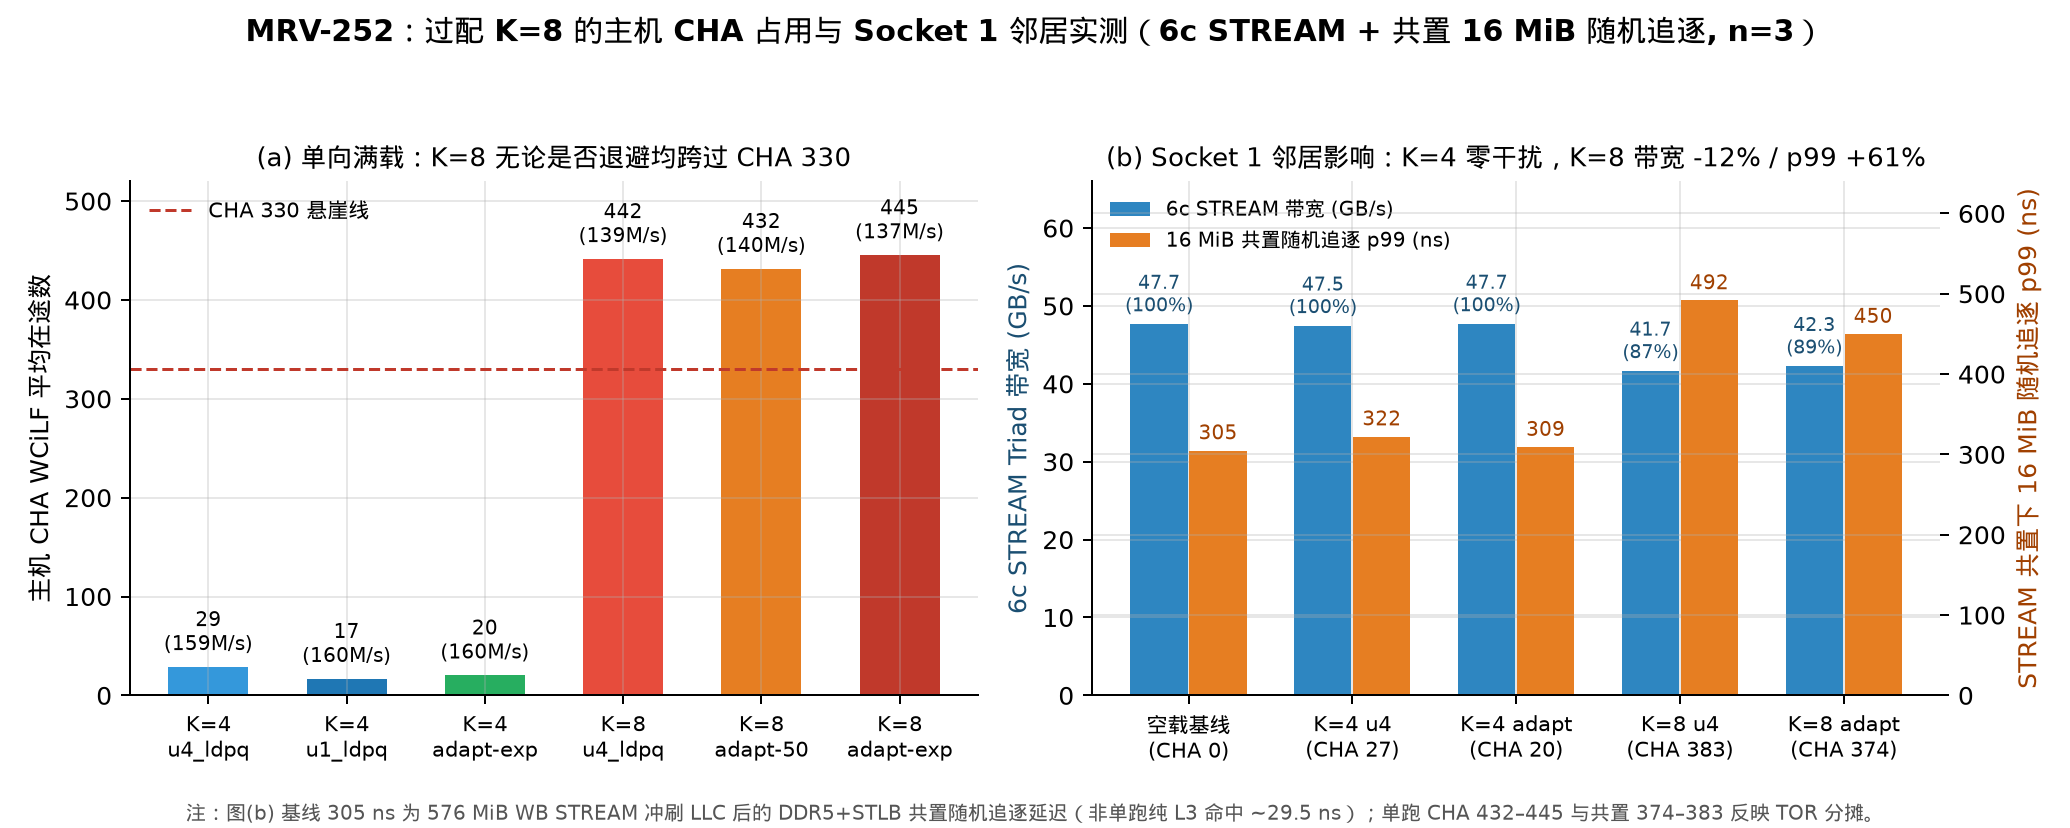

The Python source for this figure:
#!/usr/bin/env python3
"""MRV-252 Fig 2: K=4 vs over-provisioned K=8 host CHA WCiLF and co-located Socket-1 neighbor impact."""
import json, statistics
from collections import defaultdict
from pathlib import Path
import matplotlib.pyplot as plt
import numpy as np
import mrvplot

mrvplot.style() if hasattr(mrvplot, "style") else None

ROOT = Path(__file__).resolve().parents[2]
ROWS = [json.loads(l) for l in (ROOT / "logs/mrv252-2026-11-28/runs.jsonl").open()]
BY_COND = defaultdict(list)
for r in ROWS:
    assert r["lost"] == 0 and r["bad_or_torn"] == 0 and r.get("card_stats", {}).get("corrupt", 0) == 0
    BY_COND[r["cond"]].append(r)

def med(cond, fn):
    return statistics.median([fn(r) for r in BY_COND[cond]])

fig, (ax1, ax2) = plt.subplots(1, 2, figsize=(11.5, 4.6), facecolor="white")
fig.suptitle("MRV-252：过配 K=8 的主机 CHA 占用与 Socket 1 邻居实测（6c STREAM + 共置 16 MiB 随机追逐, n=3）", fontsize=12.0, fontweight="bold", y=0.98)

# (a) Host CHA WCiLF occupancy: K=4 vs K=8 one-way
conds_a = ["k4_ow_u4_ldpq", "k4_ow_u1_ldpq", "k4_ow_adapt-exp", "k8_ow_u4_ldpq", "k8_ow_adapt-50", "k8_ow_adapt-exp"]
lbls_a = ["K=4\nu4_ldpq", "K=4\nu1_ldpq", "K=4\nadapt-exp", "K=8\nu4_ldpq", "K=8\nadapt-50", "K=8\nadapt-exp"]
cols_a = ["#3498db", "#1f77b4", "#27ae60", "#e74c3c", "#e67e22", "#c0392b"]
cha_vals = [med(c, lambda r: r["host_pmu"]["cha_inflight"]) for c in conds_a]
mops_vals = [med(c, lambda r: r["mops"]) for c in conds_a]

bars = ax1.bar(range(len(conds_a)), cha_vals, color=cols_a, width=0.58)
ax1.axhline(330, color="#c0392b", ls="--", lw=1.2, label="CHA 330 悬崖线")
for i, (cv, mv) in enumerate(zip(cha_vals, mops_vals)):
    ax1.text(i, cv + 10, f"{cv:.0f}\n({mv:.0f}M/s)", ha="center", va="bottom", fontsize=8)
ax1.set_xticks(range(len(conds_a)))
ax1.set_xticklabels(lbls_a, fontsize=8.5)
ax1.set_ylabel("主机 CHA WCiLF 平均在途数")
ax1.set_ylim(0, 520)
ax1.set_title("(a) 单向满载：K=8 无论是否退避均跨过 CHA 330", fontsize=10.5)
ax1.legend(frameon=False, fontsize=8.5, loc="upper left")
ax1.grid(axis="y", alpha=0.3)

# (b) Co-located Socket-1 neighbor: 6c STREAM GB/s & 16 MiB L3 p99 ns
conds_b = ["nb_idle", "nb_k4_ow_u4_ldpq", "nb_k4_ow_adapt-exp", "nb_k8_ow_u4_ldpq", "nb_k8_ow_adapt-exp"]
lbls_b = ["空载基线\n(CHA 0)", "K=4 u4\n(CHA 27)", "K=4 adapt\n(CHA 20)", "K=8 u4\n(CHA 383)", "K=8 adapt\n(CHA 374)"]
str_vals = [med(c, lambda r: r["stream_gbps"]) for c in conds_b]
l3_vals = [med(c, lambda r: r["l3_p99_ns"]) for c in conds_b]
idle_str = str_vals[0]

x = np.arange(len(conds_b))
b1 = ax2.bar(x - 0.18, str_vals, width=0.35, color="#2e86c1", label="6c STREAM 带宽 (GB/s)")
ax2_r = ax2.twinx()
b2 = ax2_r.bar(x + 0.18, l3_vals, width=0.35, color="#e67e22", label="16 MiB 共置随机追逐 p99 (ns)")

for i, (sv, lv) in enumerate(zip(str_vals, l3_vals)):
    pct = (sv / idle_str) * 100.0
    ax2.text(i - 0.18, sv + 0.8, f"{sv:.1f}\n({pct:.0f}%)", ha="center", va="bottom", fontsize=7.5, color="#1b4f72")
    ax2_r.text(i + 0.18, lv + 8, f"{lv:.0f}", ha="center", va="bottom", fontsize=8, color="#a04000")

ax2.set_xticks(x)
ax2.set_xticklabels(lbls_b, fontsize=8.5)
ax2.set_ylabel("6c STREAM Triad 带宽 (GB/s)", color="#1b4f72")
ax2_r.set_ylabel("STREAM 共置下 16 MiB 随机追逐 p99 (ns)", color="#a04000")
ax2.set_ylim(0, 66)
ax2_r.set_ylim(0, 640)
ax2.set_title("(b) Socket 1 邻居影响：K=4 零干扰，K=8 带宽 -12% / p99 +61%", fontsize=10.5)
l1, lb1 = ax2.get_legend_handles_labels()
l2, lb2 = ax2_r.get_legend_handles_labels()
ax2.legend(l1 + l2, lb1 + lb2, frameon=False, fontsize=8, loc="upper left")
ax2.grid(axis="y", alpha=0.3)

fig.text(0.5, 0.01, "注：图(b) 基线 305 ns 为 576 MiB WB STREAM 冲刷 LLC 后的 DDR5+STLB 共置随机追逐延迟（非单跑纯 L3 命中 ~29.5 ns）；单跑 CHA 432–445 与共置 374–383 反映 TOR 分摊。", ha="center", fontsize=8.0, color="#555555")
fig.tight_layout(rect=[0, 0.04, 1, 0.93])
out_base = ROOT / "docs/figures/mrv-252-k8-cha-and-neighbor"
fig.savefig(f"{out_base}.png", dpi=180)
fig.savefig(f"{out_base}.svg")
print("Wrote", out_base)
